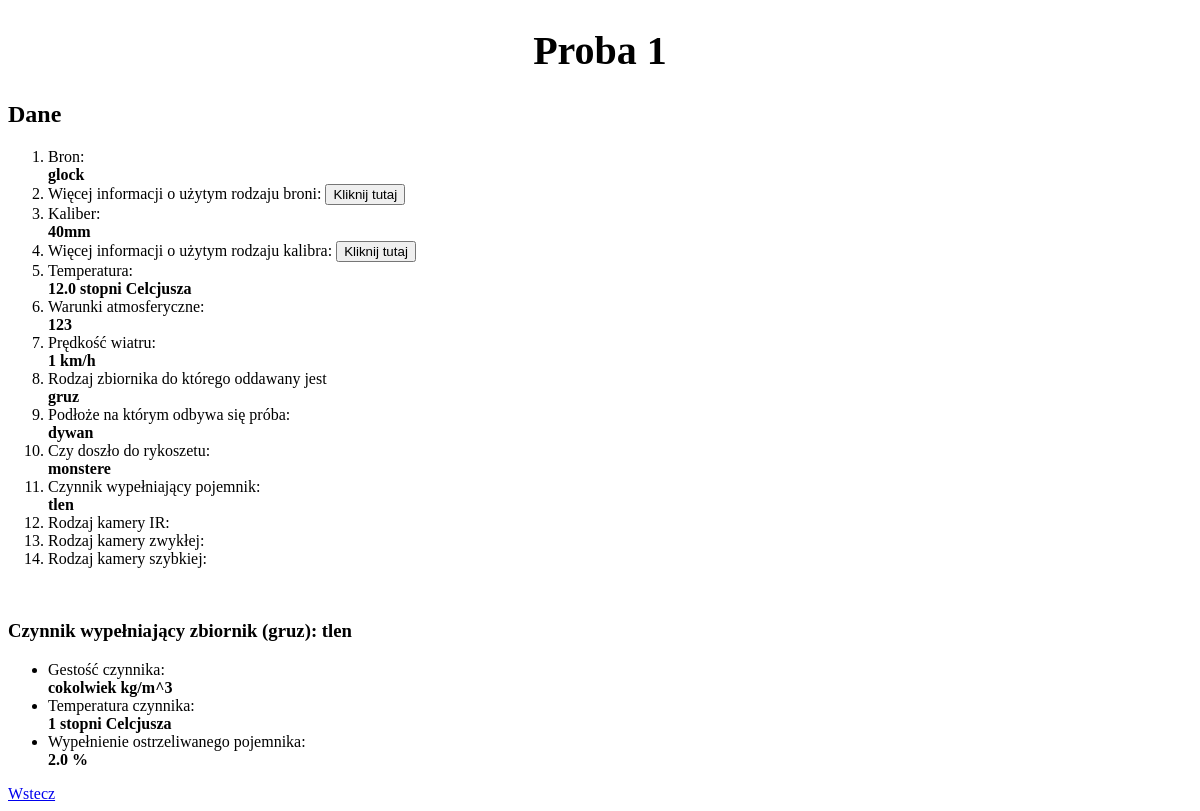
Before: /1 with the older database file.
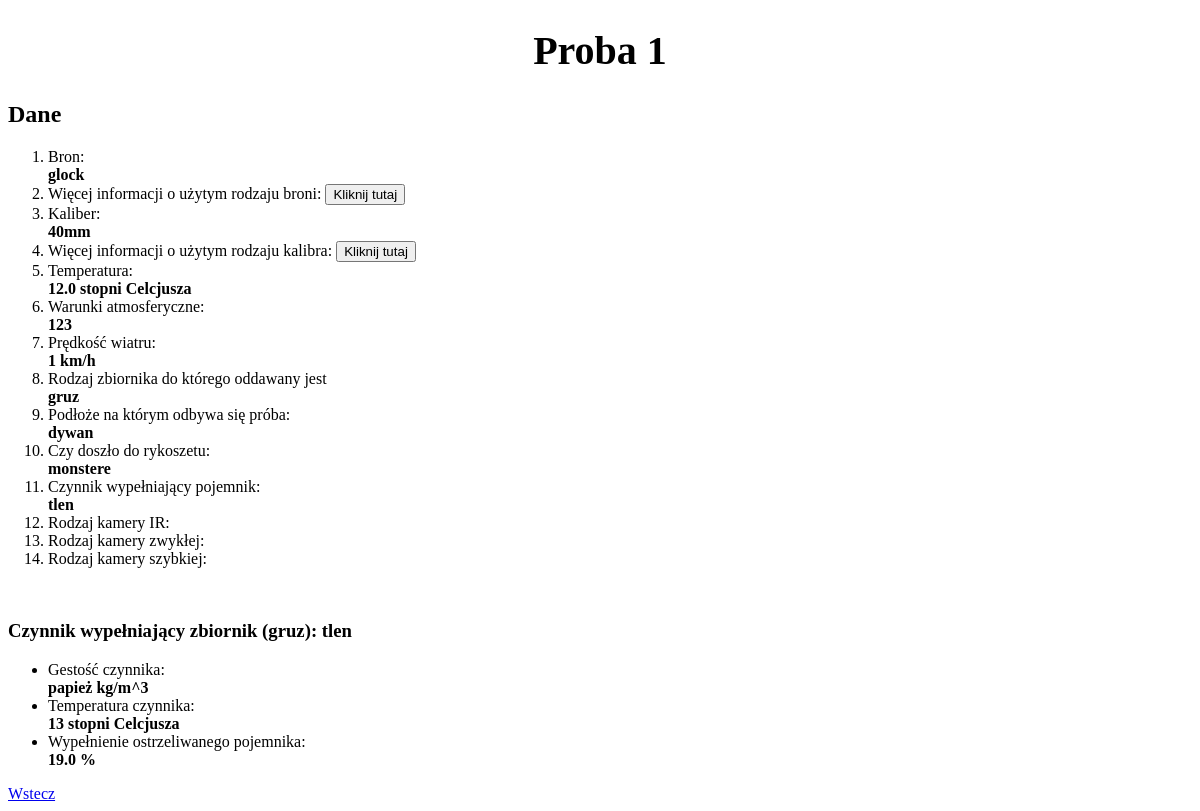
After: the same page with the newer database file.
### proba_strzelnicza/models.py (models this page shows, shortened)
class ProbaStrzelnicza(models.Model):
    id_proby = models.CharField(max_length=60, primary_key=True)
    id_bron = models.ForeignKey(Bron, models.DO_NOTHING, db_column='id_bron')
    id_pocisk = models.ForeignKey(Pocisk, models.DO_NOTHING, db_column='id_pocisk')
    temperatura = models.FloatField(blank=True, null=True)
    warunki_atmosferyczne = models.TextField()  # This field type is a guess.
    predkosc_wiatru = models.IntegerField()
    material = models.ForeignKey(Material, models.DO_NOTHING)
    podloze = models.ForeignKey(Podloza, models.DO_NOTHING)
    rykoszet = models.ForeignKey('Rykoszet', models.DO_NOTHING)
    czynnik = models.ForeignKey(Czynniki, models.DO_NOTHING)
    link = models.CharField(max_length=80)
    link_kaliber = models.CharField(max_length=80, default=1)

class Bron(models.Model):
    id = models.AutoField(db_column='ID', primary_key=True)  # Field name made lowercase.
    bron = models.TextField(db_column='Bron', unique=True)  # Field name made lowercase. This field type is a guess.
    def __str__(self):
        return f"{self.bron}"

class Pocisk(models.Model):
    id = models.AutoField(db_column='ID', primary_key=True)  # Field name made lowercase.
    nazwa = models.TextField(db_column='Nazwa', unique=True)  # Field name made lowercase. This field type is a guess.
    def __str__(self):
        return f"{self.nazwa}"

class Material(models.Model):
    id = models.AutoField(db_column='ID', primary_key=True)  # Field name made lowercase.
    rodzaj = models.TextField(db_column='Rodzaj', blank=True, null=True)  # Field name made lowercase. This field type is a guess.
    id_czynnik = models.ForeignKey(Czynniki, models.DO_NOTHING)
    def __str__(self):
        return f"{self.rodzaj}"

class Podloza(models.Model):
    id_podloze = models.AutoField(primary_key=True)
    podloze = models.TextField(unique=True, blank=True, null=True)  # This field type is a guess.
    def __str__(self):
        return f"{self.podloze}"

class Rykoszet(models.Model):
    id = models.AutoField(db_column='ID', primary_key=True)  # Field name made lowercase.
    material = models.TextField(blank=True, null=True)  # This field type is a guess.
    def __str__(self):
        return f"{self.material}"

class Czynniki(models.Model):
    id = models.AutoField(db_column='ID', primary_key=True)  # Field name made lowercase.
    czynnik = models.CharField(max_length=50)
    parametr = models.CharField(max_length=50)
    temperatura = models.IntegerField()
    wypelnienie = models.FloatField()
    def __str__(self):
        return f"{self.czynnik}"

### proba_strzelnicza/views.py (the view)
# urls.py: path('', include("proba_strzelnicza.urls"))
def proba_strzelnicza(request, id_proby):
    proba_strzelnicza = ProbaStrzelnicza.objects.filter(id_proby=id_proby).select_related('czynnik', 'pliki')[0]
    return render(request, "proba_strzelnicza/proba_strzelnicza.html", {
        "proba_strzelnicza": proba_strzelnicza
    })

### proba_strzelnicza/templates/proba_strzelnicza/proba_strzelnicza.html (shortened to what this page needs)
{% extends "proba_strzelnicza/layout.html" %}
{% block body %}
    <h1 style="text-align: center; font-size: 40px;">Proba {{ proba_strzelnicza.id_proby }}</h1>
    <h2>Dane</h2>
    <ol>
        <li>Bron:<div style="font-weight:bold">{{ proba_strzelnicza.id_bron }}</div>
        </li>
        <li>Więcej informacji o użytym rodzaju broni:
            <a href="{{ proba_strzelnicza.link }}">
                <button>Kliknij tutaj</button>
            </a>
        </li>
        <li>Kaliber: <div style="font-weight:bold">{{ proba_strzelnicza.id_pocisk }}</div></li>
        <li>Więcej informacji o użytym rodzaju kalibra:
            <a href="{{ proba_strzelnicza.link_kaliber }}">
                <button>Kliknij tutaj</button>
            </a>
        </li>
        <li>Temperatura:<div> {{ proba_strzelnicza.temperatura }} stopni Celcjusza</div></li>
        <li>Warunki atmosferyczne:<div> {{ proba_strzelnicza.warunki_atmosferyczne }}</div></li>
        <li>Prędkość wiatru:<div> {{ proba_strzelnicza.predkosc_wiatru }} km/h</div></li>
        <li>Rodzaj zbiornika do którego oddawany jest <div> {{ proba_strzelnicza.material }}</div></li>
        <li>Podłoże na którym odbywa się próba:<div> {{ proba_strzelnicza.podloze}}</div></li>
        <li>Czy doszło do rykoszetu:<div> {{ proba_strzelnicza.rykoszet }}</div></li>
        <li>Czynnik wypełniający pojemnik:<div> {{ proba_strzelnicza.czynnik }}</div></li>
        <li>Rodzaj kamery IR:<div> {{ proba_strzelnicza.pliki.kamera_ir }}</div></li>
        <li>Rodzaj kamery zwykłej:<div> {{ proba_strzelnicza.pliki.kamera_zwykla }}</div></li>
        <li>Rodzaj kamery szybkiej:<div> {{ proba_strzelnicza.pliki.kamera_szybka }}</div></li>
    </ol>
    <h3>Czynnik wypełniający zbiornik ({{ proba_strzelnicza.material}}): {{ proba_strzelnicza.czynnik }}</h3>
    <ul>
        <li>Gestość czynnika:<div> {{ proba_strzelnicza.czynnik.parametr }} kg/m^3</div></li>
        <li>Temperatura czynnika:<div> {{proba_strzelnicza.czynnik.temperatura }} stopni Celcjusza</div></li>
        <li>Wypełnienie ostrzeliwanego pojemnika:<div> {{ proba_strzelnicza.czynnik.wypelnienie }} %</div></li>
    </ul>
    <a href="{% url 'index' %}">Wstecz</a>
{% endblock %}

### proba_strzelnicza/templates/proba_strzelnicza/layout.html (shortened to what this page needs)
<!DOCTYPE html>
<html lang="en">
    <head>
    </head>
    <body>
        {% block body %}
        {% endblock %}
    </body>
</html>

### proba_strzelnicza/templates/proba_strzelnicza/proba_strzelnicza.html (style rules this page uses)
div { font-weight: bold; }

Changed rows visible on the page:
changed through a linked row, ProbaStrzelnicza "gruz": czynnik.parametr "cokolwiek" → "papież"; czynnik.temperatura "1" → "13"; czynnik.wypelnienie "2.0" → "19.0"
